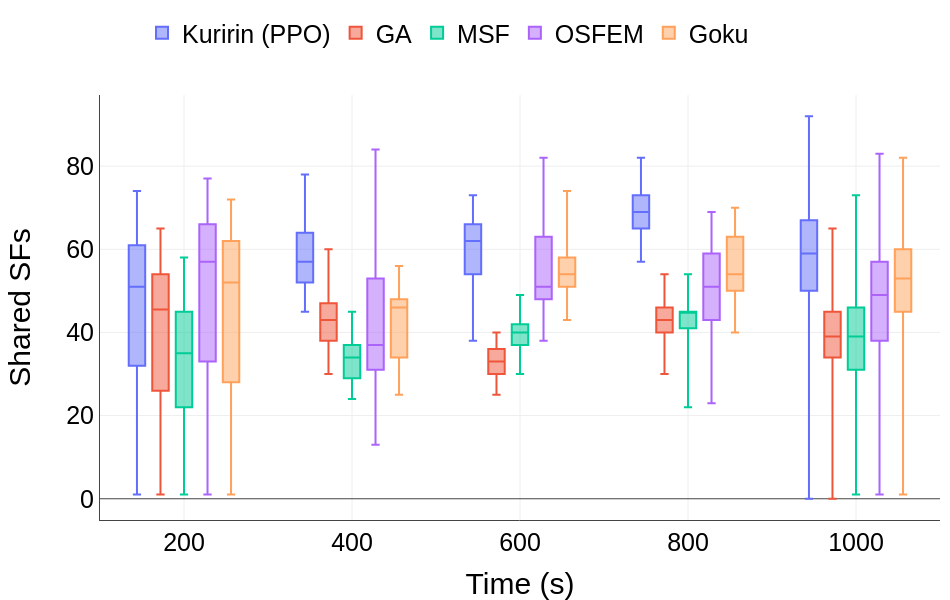

Notebook cell for this chart:
### Code cell
data = {
    "Time (s)": tempos,
    "Kuririn (PPO)": dicio_csv_kuririn["shared_vnfs"],
    "GA": dicio_csv_GA["shared_vnfs"],
    "MSF": dicio_csv_MSF["shared_vnfs"],
    "OSFEM": dicio_csv_osfem["shared_vnfs"],
    "Goku": dicio_csv_goku["shared_vnfs"],
    # 'Vegeta': dicio_csv_GA["shared_vnfs"],
}

df = pd.DataFrame(data)

df_long = df.melt(id_vars=["Time (s)"], var_name="Method", value_name="Shared SFs")

# Criando o gráfico de box plot
fig = px.box(
    df_long,
    x="Time (s)",
    y="Shared SFs",
    color="Method",
    title=None,
    orientation="v",
    points=False,
)

fig.update_traces(quartilemethod="inclusive")


draft_template = go.layout.Template()
draft_template.layout.annotations = [
    dict(
        name="draft watermark",
        text="",
        textangle=-30,
        opacity=0.1,
        font=dict(color="black", size=100),
        xref="paper",
        yref="paper",
        x=0.5,
        y=0.5,
        showarrow=False,
    )
]

fig.update_layout(
    yaxis=dict(showline=True, showgrid=True),
    xaxis=dict(showline=True, showgrid=True),
    legend_title=None,
    margin=dict(l=100, r=10, b=80, t=25),
    autosize=True,
    width=950,
    height=600,
    template=draft_template,
    legend=dict(x=0.05, y=1.2, traceorder="normal", orientation="h"),
    font=dict(family="Arial", size=25, color="Black"),
)

# Exibindo o gráfico
fig.show()

### Figure 1 — Plotly figure (JSON) as saved in the notebook; plotly's stock layout.template omitted (floating-point values rounded to 4 significant figures; data arrays with more than 128 entries replaced by an {"elided": "..."} marker saying what was removed)
{"data": [{"alignmentgroup": "True", "boxpoints": false, "hovertemplate": "Method=Kuririn (PPO)<br>Time (s)=%{x}<br>Shared SFs=%{y}<extra></extra>", "legendgroup": "Kuririn (PPO)", "marker": {"color": "#636efa"}, "name": "Kuririn (PPO)", "notched": false, "offsetgroup": "Kuririn (PPO)", "orientation": "v", "quartilemethod": "inclusive", "showlegend": true, "type": "box", "x": {"elided": "3582 int values"}, "x0": " ", "xaxis": "x", "y": {"elided": "3582 str values"}, "y0": " ", "yaxis": "y"}, {"alignmentgroup": "True", "boxpoints": false, "hovertemplate": "Method=GA<br>Time (s)=%{x}<br>Shared SFs=%{y}<extra></extra>", "legendgroup": "GA", "marker": {"color": "#EF553B"}, "name": "GA", "notched": false, "offsetgroup": "GA", "orientation": "v", "quartilemethod": "inclusive", "showlegend": true, "type": "box", "x": {"elided": "3582 int values"}, "x0": " ", "xaxis": "x", "y": {"elided": "3582 str values"}, "y0": " ", "yaxis": "y"}, {"alignmentgroup": "True", "boxpoints": false, "hovertemplate": "Method=MSF<br>Time (s)=%{x}<br>Shared SFs=%{y}<extra></extra>", "legendgroup": "MSF", "marker": {"color": "#00cc96"}, "name": "MSF", "notched": false, "offsetgroup": "MSF", "orientation": "v", "quartilemethod": "inclusive", "showlegend": true, "type": "box", "x": {"elided": "3582 int values"}, "x0": " ", "xaxis": "x", "y": {"elided": "3582 str values"}, "y0": " ", "yaxis": "y"}, {"alignmentgroup": "True", "boxpoints": false, "hovertemplate": "Method=OSFEM<br>Time (s)=%{x}<br>Shared SFs=%{y}<extra></extra>", "legendgroup": "OSFEM", "marker": {"color": "#ab63fa"}, "name": "OSFEM", "notched": false, "offsetgroup": "OSFEM", "orientation": "v", "quartilemethod": "inclusive", "showlegend": true, "type": "box", "x": {"elided": "3582 int values"}, "x0": " ", "xaxis": "x", "y": {"elided": "3582 str values"}, "y0": " ", "yaxis": "y"}, {"alignmentgroup": "True", "boxpoints": false, "hovertemplate": "Method=Goku<br>Time (s)=%{x}<br>Shared SFs=%{y}<extra></extra>", "legendgroup": "Goku", "marker": {"color": "#FFA15A"}, "name": "Goku", "notched": false, "offsetgroup": "Goku", "orientation": "v", "quartilemethod": "inclusive", "showlegend": true, "type": "box", "x": {"elided": "3582 int values"}, "x0": " ", "xaxis": "x", "y": {"elided": "3582 str values"}, "y0": " ", "yaxis": "y"}], "layout": {"autosize": true, "boxmode": "group", "font": {"color": "Black", "family": "Arial", "size": 25}, "height": 600, "legend": {"orientation": "h", "title": {}, "tracegroupgap": 0, "traceorder": "normal", "x": 0.05, "y": 1.2}, "margin": {"b": 80, "l": 100, "r": 10, "t": 25}, "width": 950, "xaxis": {"anchor": "y", "domain": [0, 1], "showgrid": true, "showline": true, "title": {"text": "Time (s)"}}, "yaxis": {"anchor": "x", "domain": [0, 1], "showgrid": true, "showline": true, "title": {"text": "Shared SFs"}}}}
